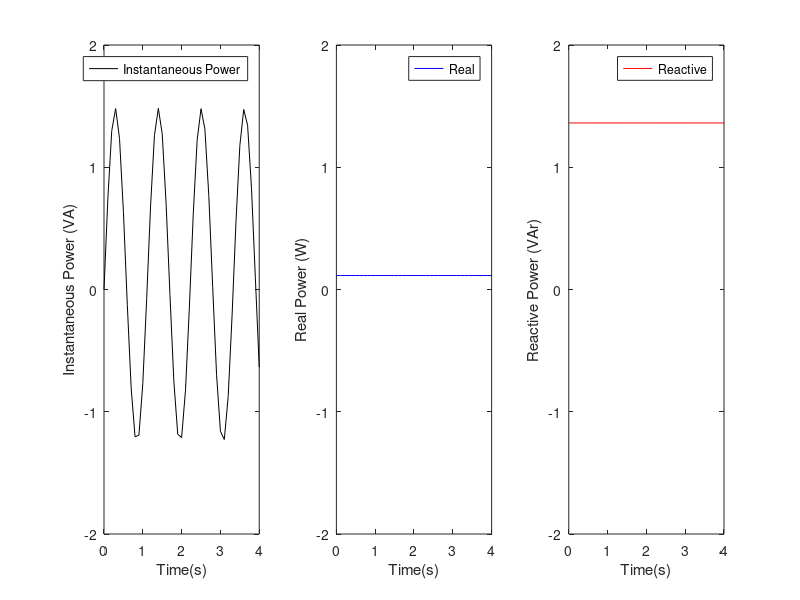

Recreate this plot in MATLAB.
x1= (0:.1:4);

y1=15.19*.09*cos(deg2rad(85.2))-15.19*.09*cos(120*x1+deg2rad(-85.21));
y2=15.19*.09*cos(deg2rad(85.2))+0*x1;
y3=15.19*.09*sin(deg2rad(85.2))+0*x1;

subplot(1,3,1)
plot(x1,y1,'k')
legend('Instantaneous Power')
xlabel('Time(s)')
ylabel('Instantaneous Power (VA)')
ylim([-2 2])

subplot(1,3,2)
plot(x1,y2,'b')
legend('Real')
xlabel('Time(s)')
ylabel('Real Power (W)')
ylim([-2 2])

subplot(1,3,3)
plot(x1,y3,'r')
legend('Reactive')
xlabel('Time(s)')
ylabel('Reactive Power (VAr)')
ylim([-2 2])